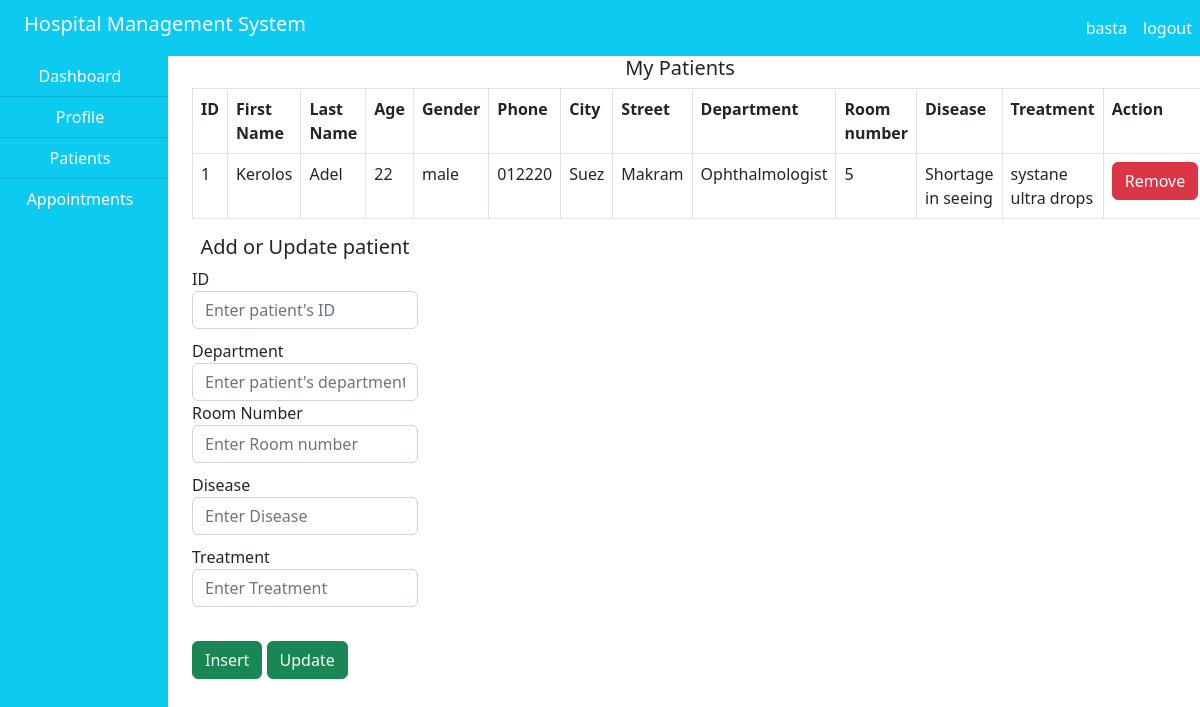
The page /hms/doctor/patient.php (signed in) on the database its author committed.
### tables this page shows
CREATE TABLE IF NOT EXISTS `patient` (
  `id` int NOT NULL AUTO_INCREMENT,
  `fname` varchar(100) NOT NULL,
  `lname` varchar(100) NOT NULL,
  `age` int DEFAULT NULL,
  `phone` varchar(100) DEFAULT NULL,
  `city` varchar(100) DEFAULT NULL,
  `street` varchar(100) DEFAULT NULL,
  `gender` varchar(100) DEFAULT NULL,
  `dep_id` int NOT NULL,
  `room_number` int NOT NULL,
  `username` varchar(100) DEFAULT NULL,
  `password` varchar(100) DEFAULT NULL,
  PRIMARY KEY (`id`),
  KEY `dep_id` (`dep_id`),
  KEY `room_number` (`room_number`)
);

CREATE TABLE IF NOT EXISTS `department` (
  `id` int NOT NULL AUTO_INCREMENT,
  `name` varchar(100) NOT NULL,
  `phone` varchar(100) NOT NULL,
  PRIMARY KEY (`id`)
);

CREATE TABLE IF NOT EXISTS `disease` (
  `patient_id` int NOT NULL,
  `disease` varchar(100) NOT NULL,
  `treatment` varchar(100) DEFAULT NULL,
  PRIMARY KEY (`patient_id`)
);

### hms/doctor/patient.php (the view, shortened to what this page needs)
<!DOCTYPE html>
<html>
<head>
</head>
<body>
  <?php
  include("../include/header.php");
  ?>
  <div class="container-fluid">
    <div class="col-md-12">
      <div class="row">
        <div class="col-md-2" style="margin-left: -20px;">
          <?php
          include("sidenav.php");
          include("../include/connection.php");
          ?>
        </div>
        <div class="col-md-10">
          <div class="col-md-12">
            <h5 class="text-center">My Patients</h5>
              <?php
                $doc = $_SESSION['doctor'];
                $query = mysqli_query($connect, "SELECT id FROM doctor WHERE username='$doc'");
                $row = mysqli_fetch_array($query);
                $doc_id = $row['id'];
                $query = "SELECT * FROM patient WHERE id IN (SELECT patient_id FROM doc_treats_pat WHERE doctor_id='$doc_id')";
                $res = mysqli_query($connect, $query);
                $output = "
                  <table class='table table-bordered'>
                  <tr>
                  <th>ID</th>
                  <th>First Name</th>
                  <th>Last Name</th>
                  <th>Age</th>
                  <th>Gender</th>
                  <th>Phone</th>
                  <th>City</th>
                  <th>Street</th>
                  <th>Department</th>
                  <th>Room number</th>
                  <th>Disease</th>
                  <th>Treatment</th>
                  <th style='width: 10%'>Action</th>
                  <tr>";
                while ($row = mysqli_fetch_array($res)) {
                  $id = $row['id'];
                  $fname = $row['fname'];
                  $lname = $row['lname'];
                  $age = $row['age'];
                  $gender = $row['gender'];
                  $phone = $row['phone'];
                  $city = $row['city'];
                  $street = $row['street'];
                  $dep_id = $row['dep_id'];
                  $room_num = $row['room_number'];
                  $query = "SELECT name FROM department WHERE id='$dep_id'";
                  $result = mysqli_query($connect, $query);
                  $row2 = mysqli_fetch_array($result);
                  $dep_name = $row2['name'];
                  $query = "SELECT * FROM disease WHERE patient_id='$id'";
                  $res = mysqli_query($connect, $query);
                  while ($row = mysqli_fetch_array($res)) {
                    $disease = $row['disease'];
                    $treatment = $row['treatment'];
                  }
                $output .= "
                  <tr>
                  <td>$id</td>
                  <td>$fname</td>
                  <td>$lname</td>
                  <td>$age</td>
                  <td>$gender</td>
                  <td>$phone</td>
                  <td>$city</td>
                  <td>$street</td>
                  <td>$dep_name</td>
                  <td>$room_num</td>
                  <td>$disease</td>
                  <td>$treatment</td>
                  <td><a href='patient?id=$id'>
                    <button id='$id' class='btn btn-danger'>Remove</button>
                  </a></td>";
                }
                $output .= "
                  </tr>
                  </table>";
                echo $output;
              ?>
          </div>
          <div class="row">
            <div class="col-md-12">
              <div class="row">
                <div class="col-md-3">
                  <h5 class="text-center">Add or Update patient</h5>
                  <form method="post" enctype="multipart/form-data">
                    <div class="form-group">
                      <label>ID</label>
                      <input type="text" name="id" class="form-control" autocomplete="off" placeholder="Enter patient's ID" value="<?php if (isset($_POST['id'])) echo $_POST['id']; ?>">
                    </div>
                    <div class="form-group">
                      <label>Department</label>
                      <input type="text" name="dep_name" class="form-control" autocomplete="off" placeholder="Enter patient's department" value="<?php if (isset($_POST['dep_id'])) echo $_POST['dep_id']; ?>">
                    </div>
                    <div class="form-group">
                      <label>Room Number</label>
                      <input type="text" name="room_number" class="form-control" placeholder="Enter Room number" value="<?php if (isset($_POST['room_number'])) echo $_POST['room_number']; ?>">
                    </div>
                    <div class="form-group">
                      <label>Disease</label>
                      <input type="text" name="disease" class="form-control" autocomplete="off" placeholder="Enter Disease" value="<?php if (isset($_POST['disease'])) echo $_POST['disease']; ?>">
                    </div>
                    <div class="form-group">
                      <label>Treatment</label>
                      <input type="text" name="treatment" class="form-control" placeholder="Enter Treatment" value="<?php if (isset($_POST['treatment'])) echo $_POST['treatment']; ?>">
                    </div>
                    <div style="margin-top: 10px;"></div><br>
                    <input type="submit" name="insert" value="Insert" class="btn btn-success">
                    <input type="submit" name="update" value="Update" class="btn btn-success">
                  </form>
                  </div>
                </div>
              </div>
            </div>
          </div>
        </div>
      </div>
    </div>
</body>
</html>

### rows shown on the page
patient: id "1", fname "Kerolos", lname "Adel", age "22", gender "male", phone "012220", city "Suez", street "Makram", department.name "Ophthalmologist", room_number "5", disease.disease "Shortage in seeing", disease.treatment "systane ultra drops"

### other values the page prints
$user "basta"
